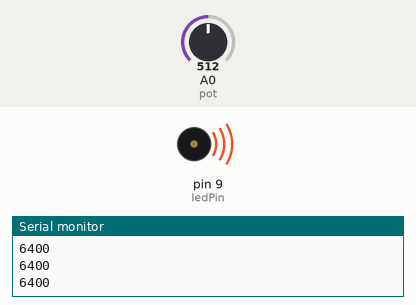
Simulated run of this sketch. Board: Arduino Uno, built with avr-gcc and run on an emulated ATmega328P. Parts: buzzer (waves = sounding), the last lines printed to the serial monitor. The test bench sets the inputs (shaded band); at power-on: A0 (pot) = 512.

Above: at 1.2 s.
1.3 s: A0 (pot) set to 5
At 1.9 s:
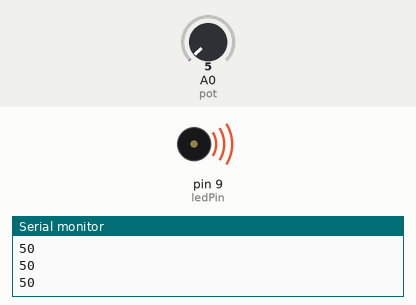
2.8 s: A0 (pot) set to 2
At 3.2 s:
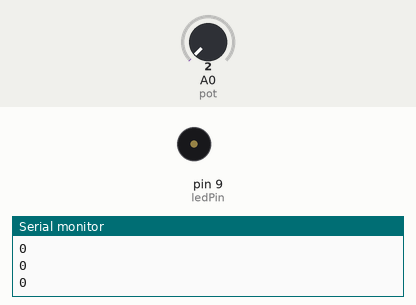
4.3 s: A0 (pot) set to 122
At 5.5 s:
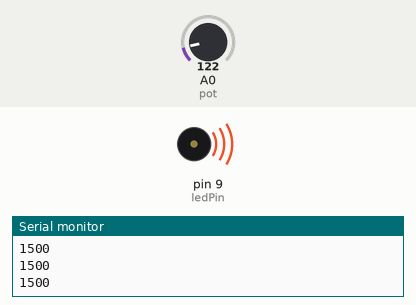
5.8 s: A0 (pot) set to 0
At 6.7 s:
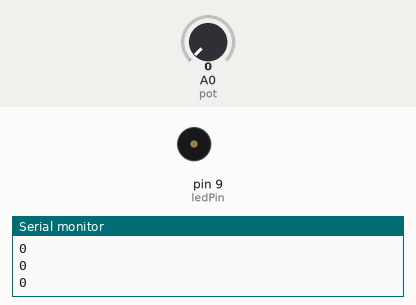
Timing chart, 0 to 8.3 s (numbered marks = the images above; inputs shaded):
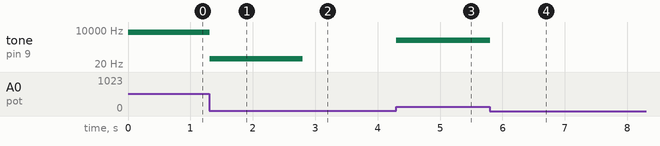

Measured:
- the behaviour switches between 4 and 3 on A0 (pot) (found by bisection; images 1 and 2)
- after the input at 1.3 s, tone on pin 9 (ledPin): 6400 Hz → 50 Hz at once
- after the input at 2.8 s, tone on pin 9 (ledPin): 50 Hz → silent at once
- after the input at 4.3 s, tone on pin 9 (ledPin): silent → 1500 Hz at once
- after the input at 5.8 s, tone on pin 9 (ledPin): 1500 Hz → silent at once

The sketch:

2a_analog_potentiometer.ino
```cpp
const int ledPin = 9;       // pin that the LED is attached to
int analogValue = 0;        // value read from the pot
int brightness = 0;         // PWM pin that the LED
int frequency = 0;

void setup() {
  // initialize serial communications at 9600 bps:
  Serial.begin(9600);
  // declare the led pin as an output:
  pinMode(ledPin, OUTPUT);
}

void loop() {
  // loopLed();
  loopSpeaker();
}

void loopLed() {
    analogValue = analogRead(A0);    // read the pot value
    brightness = analogValue /4;       //divide by 4 to fit in a byte
    analogWrite(ledPin, brightness);   // PWM the LED with the brightness value
    Serial.println(brightness);        // print the brightness value back to the serial monitor
}

void loopSpeaker() {
    analogValue = analogRead(A0);      // read the pot value
    frequency = (analogValue /4) * 50; // divide by 4 to fit in a byte, multiply by 10 for a good tonal range
    tone(ledPin, frequency);        // make a changing tone on the speaker
    Serial.println(frequency);        // print the brightness value back to the serial monitor
}
```
